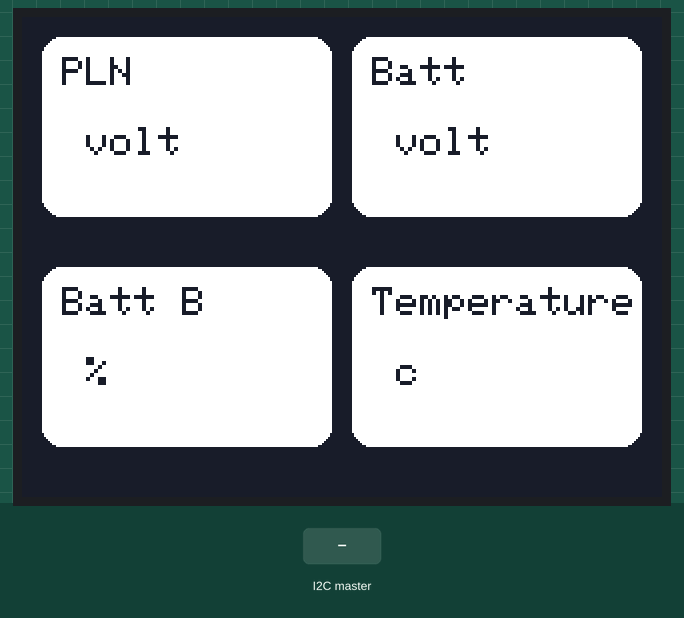
This sketch was run on a simulated Arduino Uno, built with avr-gcc and run on an emulated ATmega328P. Shown: 320×240 colour display. The inputs (shaded band) are chosen by the test bench. What the sketch prints to the serial monitor is not drawn.

Above: at 4.9 s.
5.0 s: the I2C master sends the byte 5
At 6.1 s:
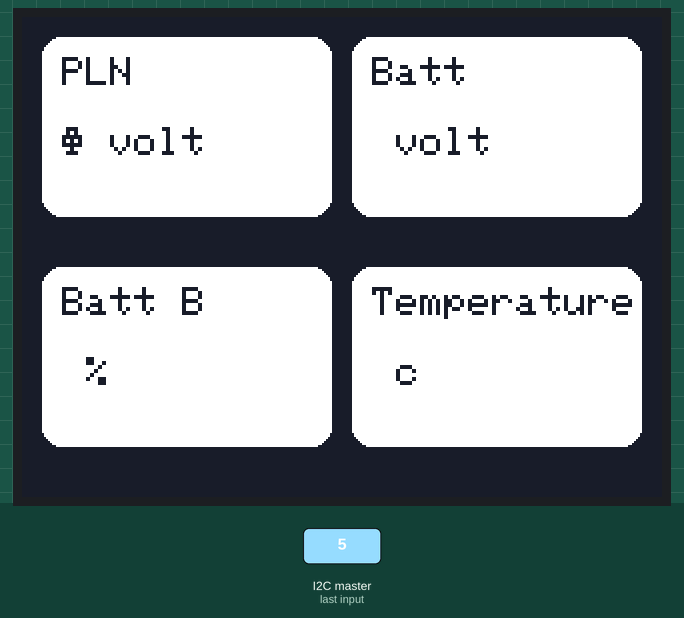
6.9 s: the I2C master sends the byte 90
At 8.5 s:
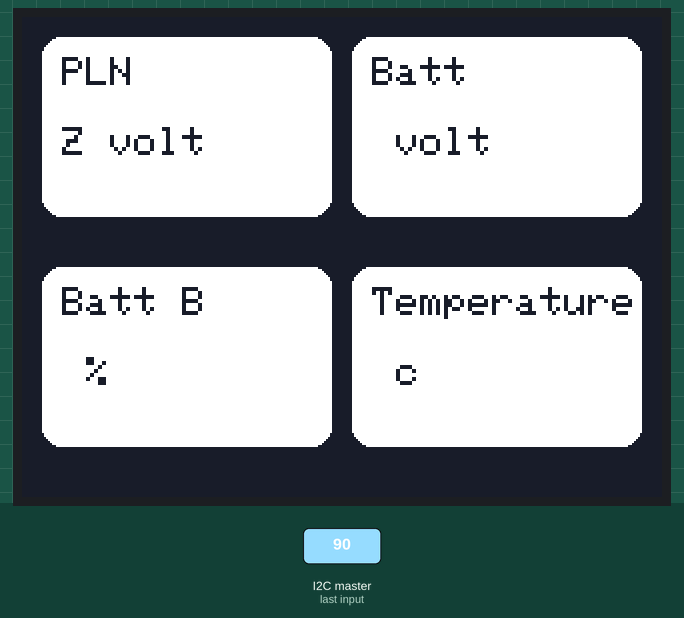
9.9 s: the I2C master sends the byte 200
At 11.0 s:
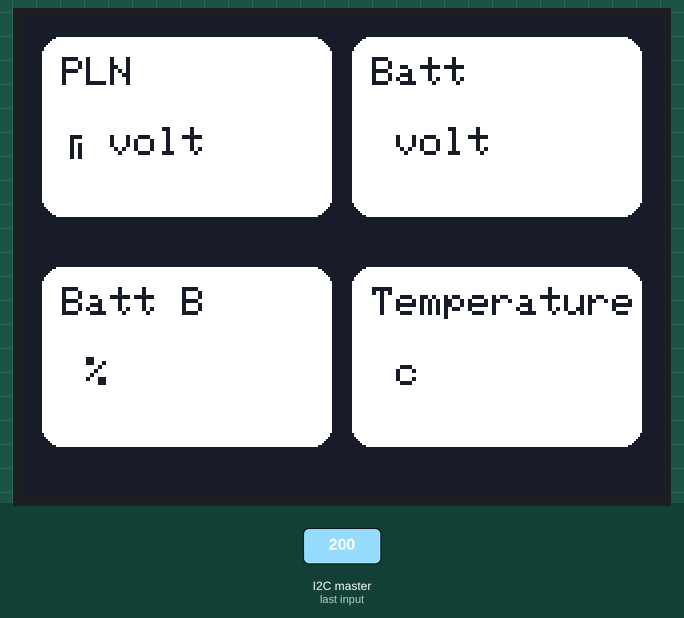
12.0 s: the I2C master sends the byte 1
At 13.5 s:
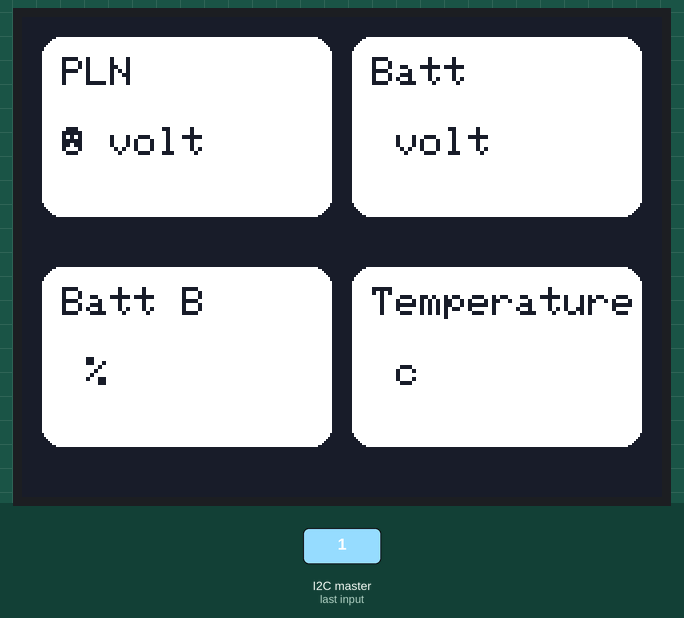
15.0 s: the I2C master sends the byte 2
17.1 s: the I2C master sends the byte 0
At 18.5 s:
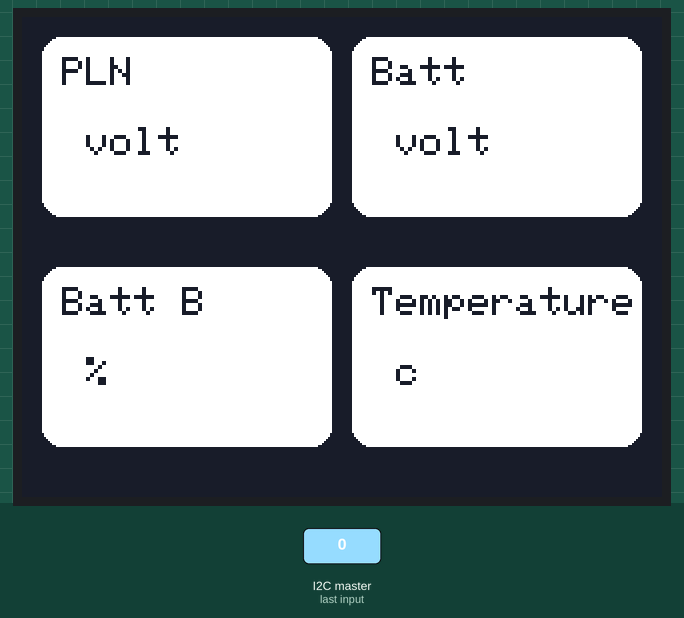
Timing chart, 0 to 20.1 s (numbered marks = the images above; inputs shaded):
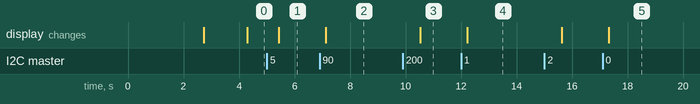

Measured:
- after the input at 5.0 s, the display: changes after 0.43 s (image 1)
- after the input at 6.9 s, the display: changes after 0.22 s (image 2)
- after the input at 9.9 s, the display: changes after 0.62 s (image 3)
- after the input at 12.0 s, the display: changes after 0.22 s (image 4)
- after the input at 17.1 s, the display: changes after 0.22 s (image 5)

The sketch:

ui_sensor.ino
```cpp
#include <avr/wdt.h>
#include <stdint.h>
#include <Adafruit_GFX.h>
#include "TouchScreen.h"
#include <MCUFRIEND_kbv.h>
#include "TouchScreen.h"
#include <Wire.h>
#include <Fonts/FreeSerif9pt7b.h>
#include <DHT.h>
#include <EEPROM.h>

// Pin definitions
#define YP A1
#define XM A2
#define YM 7
#define XP 6
#define LCD_CS A3
#define LCD_CD A2
#define LCD_WR A1
#define LCD_RD A0
#define LCD_RESET A4

// Color definitions
#define BLACKM 0x18E5
#define BLACK 0x0000
#define BLUE 0x001F
#define RED 0xF800
#define GREEN 0x07E0
#define CYAN 0x07FF
#define MAGENTA 0xF81F
#define YELLOW 0xFFE0
#define WHITE 0xFFFF
#define ORANGE 0xFD20
#define DARKOREN BLACKM
#define MAROON 0x7800

// Touchscreen pressure thresholds
#define MINPRESSURE 80
#define MAXPRESSURE 2000

// Initialize touchscreen and TFT display
TouchScreen ts = TouchScreen(XP, YP, XM, YM, 300);
MCUFRIEND_kbv tft;
DHT dht(48, DHT11);

// Define sensor positions and labels
const int numSensors = 4;
const int sensorPositions[numSensors][2] = {
  { 10, 10 },
  { 165, 10 },
  { 10, 125 },
  { 165, 125 }
};
const char* sensorLabels[numSensors] = {
  "PLN",
  "Batt ",
  "Batt B",
  "Temperature"
};
String pln, batt1, batt2, suhu;

const char* satuan[numSensors] = {
  "volt",
  "volt",
  "%",
  "c"
};

// Define maximum values for sensors
const float maxValues[numSensors] = {
  20.0,  // Max value for Battery A
  11.0,  // Max value for Battery B
  11.0,  // Max value for Humidity
  30.0   // Max value for Temperature
};

void setup() {
  pinMode(A0, INPUT);
  pinMode(A1, INPUT);
  pinMode(A2, INPUT);
  pinMode(A3, INPUT);

  Wire.begin(8);
  Wire.onReceive(receiveEvent);

  Serial.begin(115200);
  delay(2500);
  tft.reset();
  tft.begin(0x9341);
  tft.setRotation(1);
  tft.fillScreen(BLACKM);
  delay(1000);
}

void loop() {
  delay(500);
  String sensorValues[numSensors] = {
    getBatteryAValue(),
    getBatteryBValue(),
    getSensorCValue(),
    getSensorDValue()
  };

  for (int i = 0; i < numSensors; i++) {
    float sensorValueFloat = sensorValues[i].toFloat();
    displaySensor(sensorPositions[i][0], sensorPositions[i][1], sensorLabels[i], sensorValues[i], satuan[i], sensorValueFloat > maxValues[i]);
  }
}

void receiveEvent(int howMany) {
  String df = "";
  while (0 < Wire.available()) {
    char c = Wire.read();
    df = df + c;
  }
  Serial.print("data terima : ");
  Serial.println(df);
  pln = df.substring(0, 6);
  batt1 = df.substring(7, 12);
  batt2 = df.substring(13, 18);
  suhu = df.substring(19, 24);
}

void displaySensor(int x, int y, const char* label, String sensorValue, String satuan, bool isOverMax) {
  uint16_t bgColor = isOverMax ? RED : WHITE;         // Change background color if over max
  uint16_t textColor = isOverMax ? WHITE : DARKOREN;  // Change text color if over max

  tft.fillRoundRect(x, y, 145, 90, 10, bgColor);
  tft.setCursor(x + 10, y + 10);
  tft.setTextSize(2);
  tft.setTextColor(textColor);
  tft.print(label);

  tft.setCursor(x + 10, y + 45);
  tft.setTextSize(2);
  tft.setTextColor(textColor);
  tft.print(String(sensorValue) + " " + satuan);
}

// Placeholder functions for sensor readings, replace with actual sensor reading logic
String getBatteryAValue() {
  return pln;
}

String getBatteryBValue() {
  return batt1;
}

String getSensorCValue() {
  return batt2;
}

String getSensorDValue() {
  return suhu;
}
```
